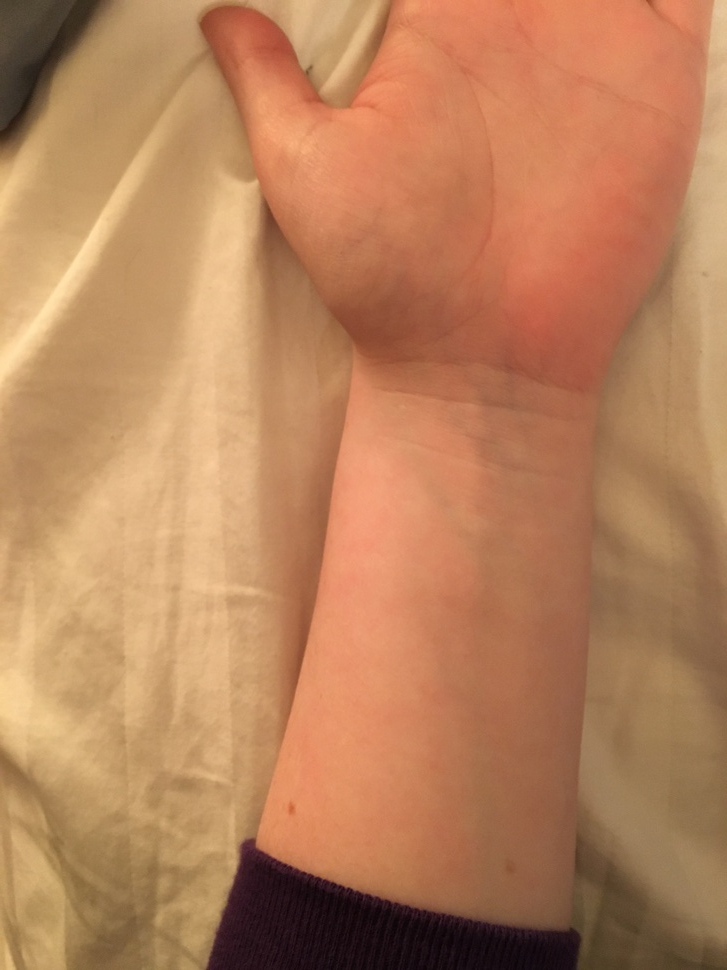
#> input picture stereoVeinL.JPG, 727 x 970 px, shrunk from 3024 x 4032 before the run, found by its file name
$ python stereoTest1.py
#> lines starting #> are read from the running program, lines starting #| are printed output that depends on the picture
# -*- coding: utf-8 -*-
"""
Created on Wed Feb 28 18:53:55 2018

@author: user
"""

import numpy as np
import cv2
import matplotlib.pyplot as plt

imgL = cv2.imread('stereoVeinL.jpg',0)
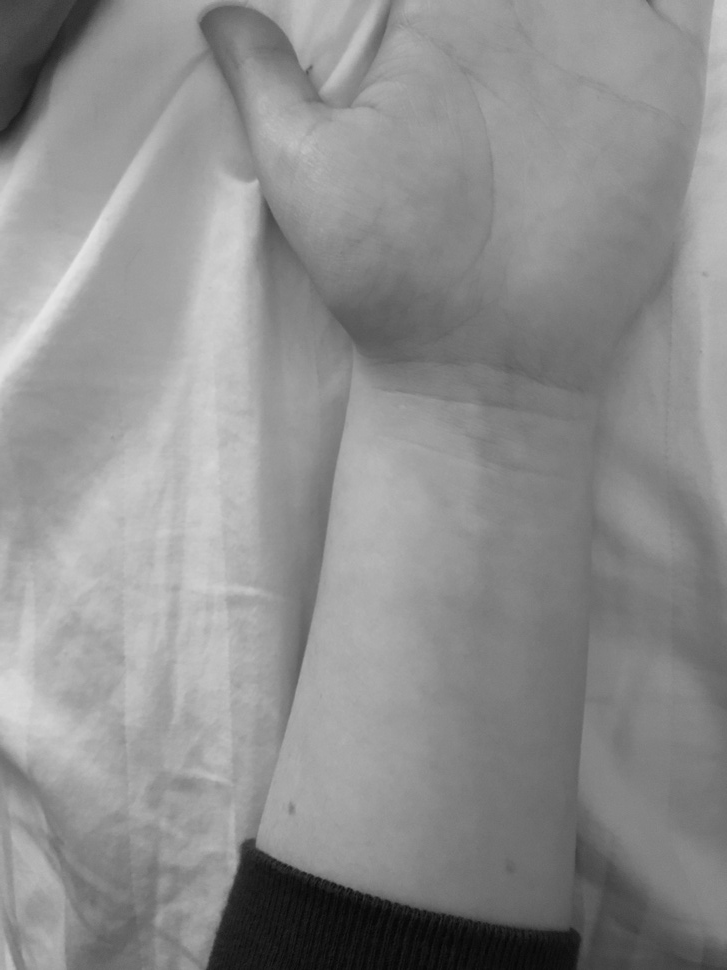
#> imgL: shape (970, 727); min 1, max 230, mean 141.8
imgR = cv2.imread('stereoVeinR.jpg',0)
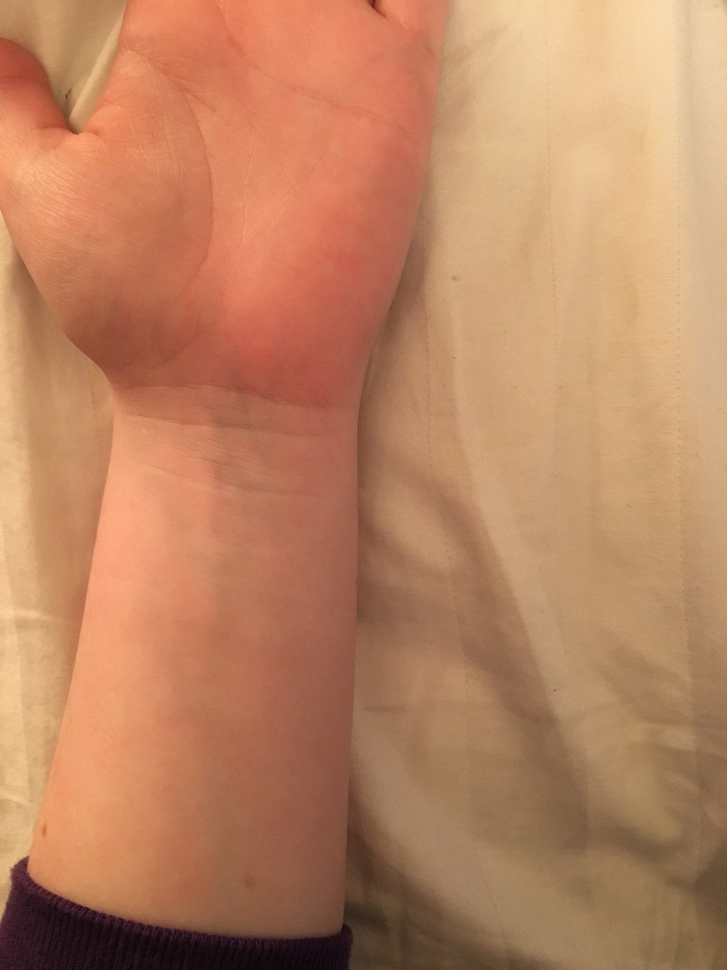
#> input picture stereoVeinR.JPG, 727 x 970 px, shrunk from 3024 x 4032 before the run, found by its file name
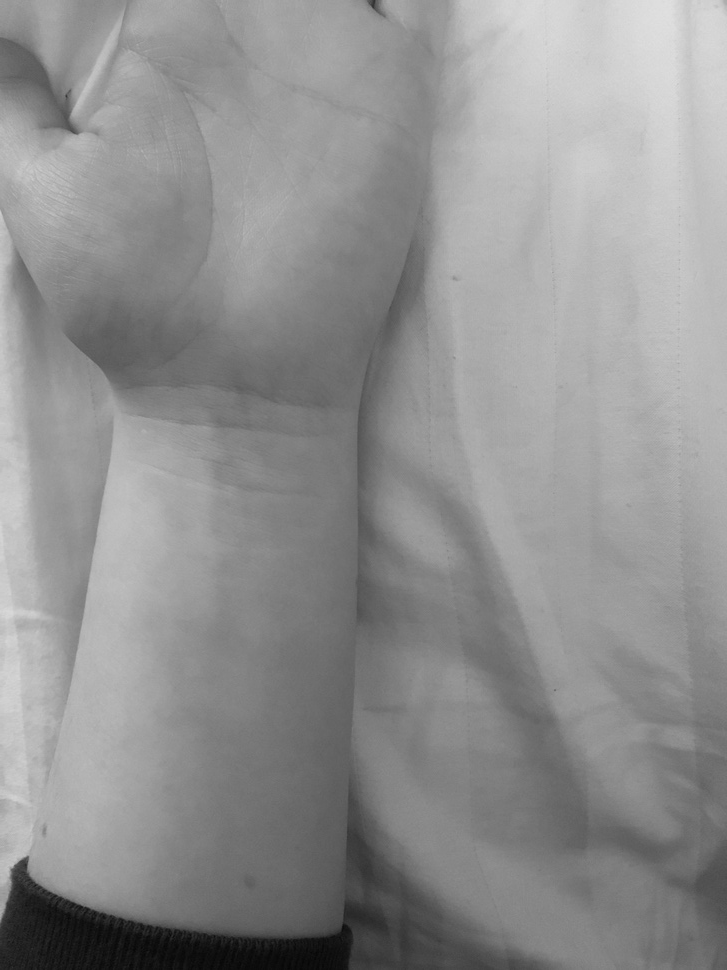
#> imgR: shape (970, 727); min 5, max 224, mean 144.3

stereo = cv2.StereoBM_create(numDisparities=16, blockSize=15)
disparity = stereo.compute(imgL,imgR)
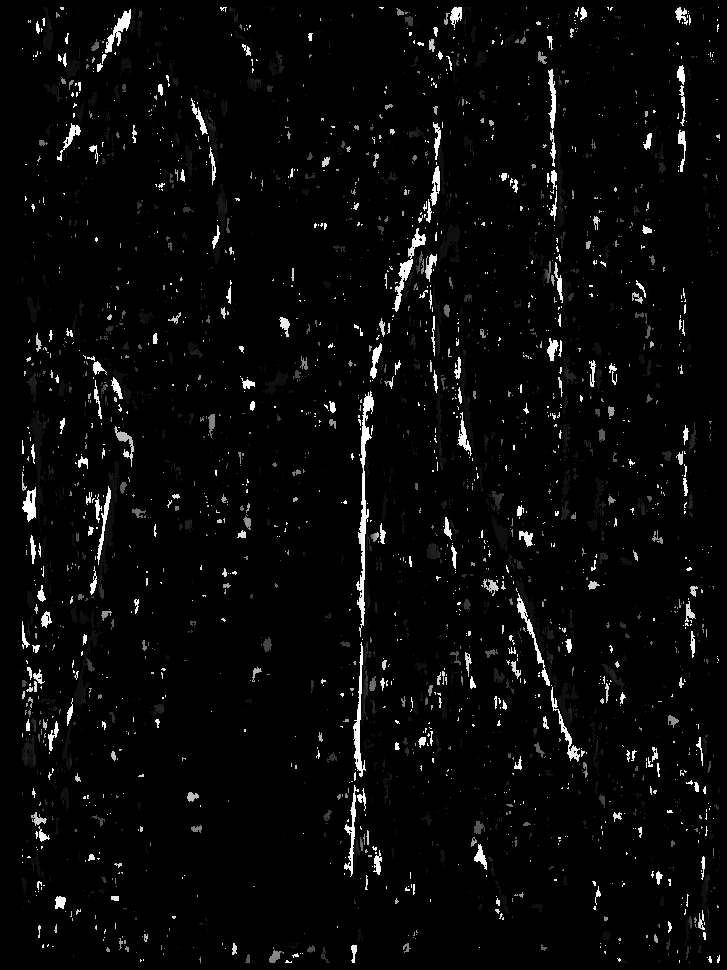
#> disparity: shape (970, 727) int16; min -16, max 240, mean -7.3; drawn with min black and max white
plt.imshow(disparity,'gray')
plt.show()
